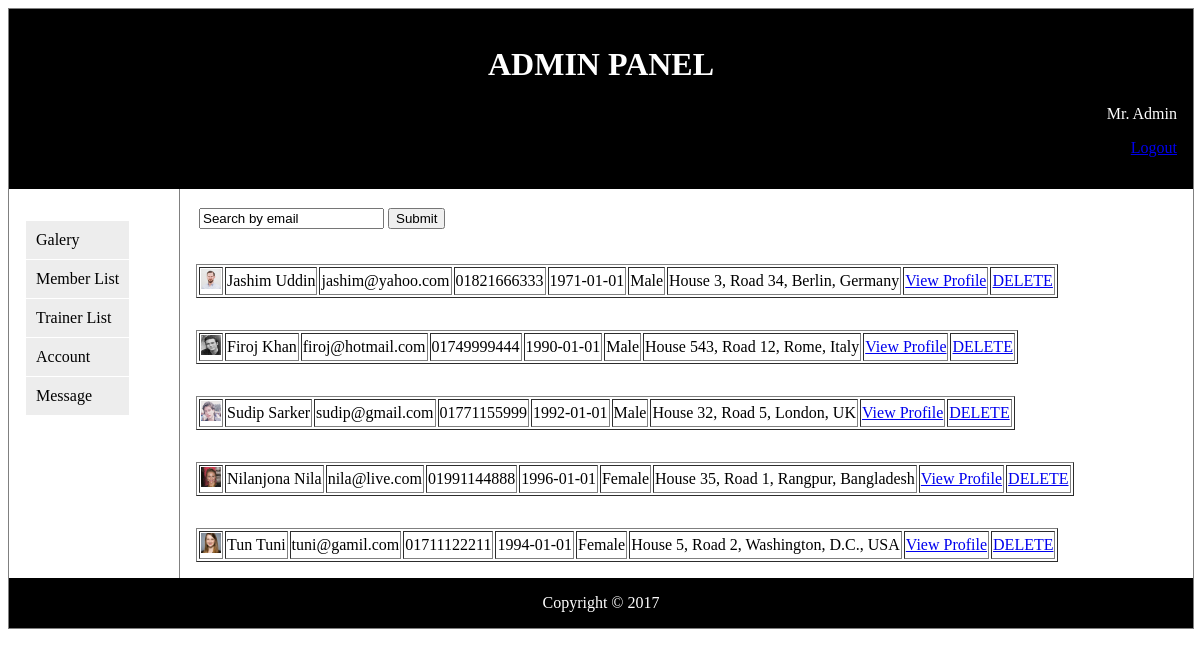
The page /admin/member_list.php (signed in) on the database its author committed.
### tables this page shows
CREATE TABLE `users` (
  `id` int(32) NOT NULL,
  `user_email` varchar(32) NOT NULL,
  `user_name` varchar(32) NOT NULL,
  `user_password` varchar(32) NOT NULL
);

CREATE TABLE `users_information` (
  `user_name` varchar(32) NOT NULL,
  `name` varchar(32) NOT NULL,
  `contact_number` varchar(14) NOT NULL,
  `date_of_birth` date NOT NULL,
  `gender` varchar(6) NOT NULL,
  `image_path` varchar(100) NOT NULL DEFAULT 'default.png',
  `address` varchar(100) NOT NULL
);

### admin/member_list.php (the view, shortened to what this page needs)
<?php
include 'header.php';
?>
<article>
<form method="POST" action="">
	<table>
		<tr>
			<td><input type="search" name="search" value="Search by email"></td>
			<td><input type="submit" name="submit"></td>
		</tr>
	</table>
</form>
</article>
<?php
		$sql = "SELECT * FROM `users`";
		$result = $GLOBALS['connection']->query($sql);
		if ($result->num_rows>0) {
			while($row=$result->fetch_array()){
				$user_id = trim($row['user_name']);
				$sql2 = "SELECT * FROM `users_information` WHERE `user_name` = '$user_id'";
				$result2 = $GLOBALS['connection']->query($sql2);
				if ($result2->num_rows==1) {
					$row2 = $result2->fetch_assoc();
					$id = trim($row['user_name']);
					?>
					<article>
					<table border="1">
						<tr>
							<td><img src="../images/<?php echo $row2['image_path'];?>" style="width: 20px;height: 20px"></td>
							<td><?php echo $row2['name'];?></td>
							<td><?php echo $row['user_email'];?></td>
							<td><?php echo $row2['contact_number'];?></td>
							<td><?php echo $row2['date_of_birth'];?></td>
							<td><?php echo $row2['gender'];?></td>
							<td><?php echo $row2['address'];?></td>
							<td><a href="user_profile_view.php?view=<?php echo $id;?>">View Profile</a></td>
							<td><a href="member_list.php?delete=<?php echo $id;?>">DELETE</a></td>
						</tr>
					</table>
					</article>
					<?php
				}
			}
		}
?>
<?php
include 'footer.php';
?>

### admin/header.php (shortened to what this page needs)
<!DOCTYPE html>
<html>
<head>
<link rel="stylesheet" type="text/css" href="css/style.css">
</head>
<body>
<?php
  $admin_name = "";
?>
<div class="container">
<header>
   <h1>ADMIN PANEL</h1>
   <p style="color:white;text-align:right;"><?php echo $admin_name;?></p>
   <ul style="list-style-type:none;color:white;text-align:right;"><li><a  href="admin.php?logout">Logout</a></li></ul>
</header>
<nav>
  <ul>
    <li><a href="#">Galery</a></li>
    <li><a href="member_list.php">Member List</a></li>
    <li><a href="trainer_list.php">Trainer List</a></li>
    <li><a href="account.php">Account</a></li>
    <li><a href="message.php">Message</a></li>
  </ul>
</nav>

### admin/footer.php
<footer>Copyright &copy; 2017</footer>
</div>
</body>
</html>

### admin/css/style.css (style rules this page uses)
div.container { width: 100%; border: 1px solid gray; }
header, footer { padding: 1em; color: white; background-color: black; clear: left; text-align: center; }
nav { float: left; max-width: 160px; margin: 0; padding: 1em; }
nav ul { list-style-type: none; padding: 0; }
nav ul li { list-style-type: none; padding: 10px; margin:1px; background-color:#ededed; }
nav ul a { text-decoration: none; color:black; }
article { margin-left: 170px; border-left: 1px solid gray; padding: 1em; overflow: hidden; }

### rows shown on the page
users: users_information.image_path (picture), users_information.name "Jashim Uddin", user_email "jashim@yahoo.com", users_information.contact_number "01821666333", users_information.date_of_birth "1971-01-01", users_information.gender "Male", users_information.address "House 3, Road 34, Berlin, Germany"
users: users_information.image_path (picture), users_information.name "Firoj Khan", user_email "firoj@hotmail.com", users_information.contact_number "01749999444", users_information.date_of_birth "1990-01-01", users_information.gender "Male", users_information.address "House 543, Road 12, Rome, Italy"
users: users_information.image_path (picture), users_information.name "Sudip Sarker", user_email "sudip@gmail.com", users_information.contact_number "01771155999", users_information.date_of_birth "1992-01-01", users_information.gender "Male", users_information.address "House 32, Road 5, London, UK"
users: users_information.image_path (picture), users_information.name "Nilanjona Nila", user_email "nila@live.com", users_information.contact_number "01991144888", users_information.date_of_birth "1996-01-01", users_information.gender "Female", users_information.address "House 35, Road 1, Rangpur, Bangladesh"
users: users_information.image_path (picture), users_information.name "Tun Tuni", user_email "tuni@gamil.com", users_information.contact_number "01711122211", users_information.date_of_birth "1994-01-01", users_information.gender "Female", users_information.address "House 5, Road 2, Washington, D.C., USA"

### other values the page prints
$admin_name "Mr. Admin"
